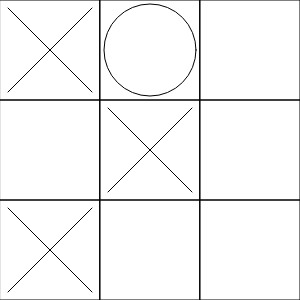
Frame 1 (no input)
Frame 60 (no input): identical to frame 1, image omitted
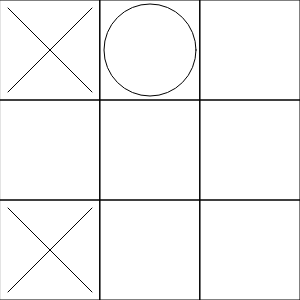
Frame 120 (the mouse pressed at the canvas centre since frame 60)

The p5.js sketch that drew these frames (run headless with seeded random() and noise() and a simulated clock; from frame 60 on, the mouse is pressed at the canvas centre):

// p5.js sketch
// ── sketch.js
// Learning Processing
// Daniel Shiffman
// http://www.learningprocessing.com

// Exercise 13-10: Develop the beginnings of a Tic-Tac-Toe game. Create a Cell object that 
// can exist in one of two states: "O" or nothing. When you click on the cell, its state changes from 
// nothing to "O". Here is a framework to get you started.

var board;  

var cols = 3;  
var rows = 3;  

function setup() {   
  createCanvas(300, 300);

  var w = width / cols;
  var h = height / rows;

  board = [];
  for (var i = 0; i < cols; i++) {
    board[i] = [];
    for (var j = 0; j < rows; j++) {
      board[i][j] = new Cell(i * w, j * h, w, h);
    }
  }
}   

function draw() {   
  background(255);  
  for (var i = 0; i < cols; i++) {
    for (var j = 0; j < rows; j++) {
      board[i][j].display();
    }
  }
}   

function mousePressed() {   
  for (var i = 0; i < cols; i++) {
    for (var j = 0; j < rows; j++) {
      board[i][j].click(mouseX, mouseY);
    }
  }
}   





// ── cell.js
// Learning Processing
// Daniel Shiffman
// http://www.learningprocessing.com

// Exercise 13-10: Develop the beginnings of a Tic-Tac-Toe game. Create a Cell object that 
// can exist in one of two states: "O" or nothing. When you click on the cell, its state changes from 
// nothing to  "O". Here is a framework to get you started.

// A Cell constructor  
function Cell(tempX, tempY, tempW, tempH)  {   
  this.x = tempX;
  this.y = tempY;
  this.w = tempW;
  this.h = tempH;
  this.state = int(random(3)); 

  this.click = function(mx, my)  {   
    if (mx > this.x && mx < this.x + this.w && my > this.y && my < this.y + this.h) {
      this.state = (this.state + 1) % 3; 
    }    
  }   

  this.display = function()  {   
    stroke(0);
    noFill();
    rect(this.x, this.y, this.w, this.h);
    
    var b = 8;
    
    if (this.state == 0) {
      // nothing
    } else if (this.state == 1) {
      // Draw an O
      ellipse(this.x+this.w/2, this.y+this.h/2, this.w-b, this.h-b);
    } else if (this.state == 2) {
      // Draw an X
      line(this.x+b,   this.y+b, this.x+this.w-b, this.y+this.h-b);
      line(this.x+this.w-b, this.y+b, this.x+b,   this.y+this.h-b); 
    }
  }

}   
